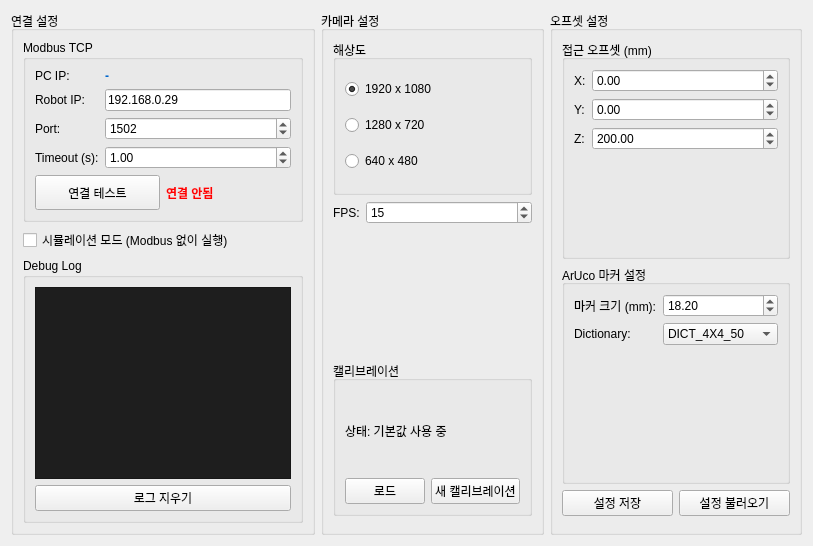
      <widget class="QWidget" name="tabSettings">
       <attribute name="title">
        <string>설정</string>
       </attribute>
       <layout class="QHBoxLayout" name="horizontalLayoutSettings">

        <!-- Connection Settings -->
        <item>
         <widget class="QGroupBox" name="groupConnectionSettings">
          <property name="title">
           <string>연결 설정</string>
          </property>
          <layout class="QVBoxLayout" name="verticalLayoutConnection">
           <item>
            <widget class="QGroupBox" name="groupModbusSettings">
             <property name="title">
              <string>Modbus TCP</string>
             </property>
             <layout class="QVBoxLayout" name="verticalLayoutModbusInner">
              <item>
               <layout class="QFormLayout" name="formLayoutModbusSettings">
                <item row="0" column="0">
                 <widget class="QLabel" name="labelSettingsPCIP">
                  <property name="text">
                   <string>PC IP:</string>
                  </property>
                 </widget>
                </item>
                <item row="0" column="1">
                 <widget class="QLabel" name="labelPCIPValue">
                  <property name="text">
                   <string>-</string>
                  </property>
                  <property name="styleSheet">
                   <string>color: #0066cc; font-weight: bold;</string>
                  </property>
                 </widget>
                </item>
                <item row="1" column="0">
                 <widget class="QLabel" name="labelSettingsRobotIP">
                  <property name="text">
                   <string>Robot IP:</string>
                  </property>
                 </widget>
                </item>
                <item row="1" column="1">
                 <widget class="QLineEdit" name="editSettingsRobotIP">
                  <property name="text">
                   <string>192.168.0.29</string>
                  </property>
                 </widget>
                </item>
                <item row="2" column="0">
                 <widget class="QLabel" name="labelSettingsPort">
                  <property name="text">
                   <string>Port:</string>
                  </property>
                 </widget>
                </item>
                <item row="2" column="1">
                 <widget class="QSpinBox" name="spinSettingsPort">
                  <property name="minimum">
                   <number>1</number>
                  </property>
                  <property name="maximum">
                   <number>65535</number>
                  </property>
                  <property name="value">
                   <number>1502</number>
                  </property>
                 </widget>
                </item>
                <item row="3" column="0">
                 <widget class="QLabel" name="labelTimeout">
                  <property name="text">
                   <string>Timeout (s):</string>
                  </property>
                 </widget>
                </item>
                <item row="3" column="1">
                 <widget class="QDoubleSpinBox" name="spinTimeout">
                  <property name="minimum">
                   <double>0.100000000000000</double>
                  </property>
                  <property name="maximum">
                   <double>10.000000000000000</double>
                  </property>
                  <property name="singleStep">
                   <double>0.100000000000000</double>
                  </property>
                  <property name="value">
                   <double>1.000000000000000</double>
                  </property>
                 </widget>
                </item>
               </layout>
              </item>
              <item>
               <layout class="QHBoxLayout" name="horizontalLayoutConnectBtn">
                <item>
                 <widget class="QPushButton" name="btnTestConnection">
                  <property name="text">
                   <string>연결 테스트</string>
                  </property>
                  <property name="minimumSize">
                   <size>
                    <width>0</width>
                    <height>35</height>
                   </size>
                  </property>
                 </widget>
                </item>
                <item>
                 <widget class="QLabel" name="labelSettingsConnStatus">
                  <property name="text">
                   <string>연결 안됨</string>
                  </property>
                  <property name="styleSheet">
                   <string>color: red; font-weight: bold;</string>
                  </property>
                 </widget>
                </item>
               </layout>
              </item>
             </layout>
            </widget>
           </item>
           <item>
            <widget class="QCheckBox" name="checkSimulationMode">
             <property name="text">
              <string>시뮬레이션 모드 (Modbus 없이 실행)</string>
             </property>
            </widget>
           </item>
           <item>
            <widget class="QGroupBox" name="groupDebugLog">
             <property name="title">
              <string>Debug Log</string>
             </property>
             <layout class="QVBoxLayout" name="verticalLayoutDebugLog">
              <item>
               <widget class="QTextEdit" name="textDebugLog">
                <property name="readOnly">
                 <bool>true</bool>
                </property>
                <property name="styleSheet">
                 <string>font-family: 'Consolas', 'Monaco', monospace; font-size: 10px; background-color: #1e1e1e; color: #00ff00;</string>
                </property>
               </widget>
              </item>
              <item>
               <widget class="QPushButton" name="btnClearDebugLog">
                <property name="text">
                 <string>로그 지우기</string>
                </property>
               </widget>
              </item>
             </layout>
            </widget>
           </item>
          </layout>
         </widget>
        </item>

        <!-- Camera Settings -->
        <item>
         <widget class="QGroupBox" name="groupCameraSettings">
          <property name="title">
           <string>카메라 설정</string>
          </property>
          <layout class="QVBoxLayout" name="verticalLayoutCameraSettings">
           <item>
            <widget class="QGroupBox" name="groupResolution">
             <property name="title">
              <string>해상도</string>
             </property>
             <layout class="QVBoxLayout" name="verticalLayoutResolution">
              <item>
               <widget class="QRadioButton" name="radioRes1080">
                <property name="text">
                 <string>1920 x 1080</string>
                </property>
                <property name="checked">
                 <bool>true</bool>
                </property>
               </widget>
              </item>
              <item>
               <widget class="QRadioButton" name="radioRes720">
                <property name="text">
                 <string>1280 x 720</string>
                </property>
               </widget>
              </item>
              <item>
               <widget class="QRadioButton" name="radioRes480">
                <property name="text">
                 <string>640 x 480</string>
                </property>
               </widget>
              </item>
             </layout>
            </widget>
           </item>
           <item>
            <layout class="QFormLayout" name="formLayoutCameraSettings">
             <item row="0" column="0">
              <widget class="QLabel" name="labelFPS">
               <property name="text">
                <string>FPS:</string>
               </property>
              </widget>
             </item>
             <item row="0" column="1">
              <widget class="QSpinBox" name="spinFPS">
               <property name="minimum">
                <number>5</number>
               </property>
               <property name="maximum">
                <number>60</number>
               </property>
               <property name="value">
                <number>15</number>
               </property>
              </widget>
             </item>
            </layout>
           </item>
           <item>
            <widget class="QGroupBox" name="groupCalibration">
             <property name="title">
              <string>캘리브레이션</string>
             </property>
             <layout class="QVBoxLayout" name="verticalLayoutCalibration">
              <item>
               <widget class="QLabel" name="labelCalibStatus">
                <property name="text">
                 <string>상태: 기본값 사용 중</string>
                </property>
               </widget>
              </item>
              <item>
               <layout class="QHBoxLayout" name="horizontalLayoutCalibButtons">
                <item>
                 <widget class="QPushButton" name="btnLoadCalib">
                  <property name="text">
                   <string>로드</string>
                  </property>
                 </widget>
                </item>
                <item>
                 <widget class="QPushButton" name="btnNewCalib">
                  <property name="text">
                   <string>새 캘리브레이션</string>
                  </property>
                 </widget>
                </item>
               </layout>
              </item>
             </layout>
            </widget>
           </item>
           <item>
            <spacer name="verticalSpacerCamera">
             <property name="orientation">
              <enum>Qt::Vertical</enum>
             </property>
            </spacer>
           </item>
          </layout>
         </widget>
        </item>

        <!-- Offset Settings -->
        <item>
         <widget class="QGroupBox" name="groupOffsetSettings">
          <property name="title">
           <string>오프셋 설정</string>
          </property>
          <layout class="QVBoxLayout" name="verticalLayoutOffset">
           <item>
            <widget class="QGroupBox" name="groupApproachOffset">
             <property name="title">
              <string>접근 오프셋 (mm)</string>
             </property>
             <layout class="QFormLayout" name="formLayoutApproachOffset">
              <item row="0" column="0">
               <widget class="QLabel" name="labelOffsetX">
                <property name="text">
                 <string>X:</string>
                </property>
               </widget>
              </item>
              <item row="0" column="1">
               <widget class="QDoubleSpinBox" name="spinOffsetX">
                <property name="minimum">
                 <double>-1000.000000000000000</double>
                </property>
                <property name="maximum">
                 <double>1000.000000000000000</double>
                </property>
               </widget>
              </item>
              <item row="1" column="0">
               <widget class="QLabel" name="labelOffsetY">
                <property name="text">
                 <string>Y:</string>
                </property>
               </widget>
              </item>
              <item row="1" column="1">
               <widget class="QDoubleSpinBox" name="spinOffsetY">
                <property name="minimum">
                 <double>-1000.000000000000000</double>
                </property>
                <property name="maximum">
                 <double>1000.000000000000000</double>
                </property>
               </widget>
              </item>
              <item row="2" column="0">
               <widget class="QLabel" name="labelOffsetZ">
                <property name="text">
                 <string>Z:</string>
                </property>
               </widget>
              </item>
              <item row="2" column="1">
               <widget class="QDoubleSpinBox" name="spinOffsetZ">
                <property name="minimum">
                 <double>-1000.000000000000000</double>
                </property>
                <property name="maximum">
                 <double>1000.000000000000000</double>
                </property>
                <property name="value">
                 <double>200.000000000000000</double>
                </property>
               </widget>
              </item>
             </layout>
            </widget>
           </item>
           <item>
            <widget class="QGroupBox" name="groupArUcoSettings">
             <property name="title">
              <string>ArUco 마커 설정</string>
             </property>
             <layout class="QFormLayout" name="formLayoutArUco">
              <item row="0" column="0">
               <widget class="QLabel" name="labelMarkerSize">
                <property name="text">
                 <string>마커 크기 (mm):</string>
                </property>
               </widget>
              </item>
              <item row="0" column="1">
               <widget class="QDoubleSpinBox" name="spinMarkerSize">
                <property name="minimum">
                 <double>1.000000000000000</double>
                </property>
                <property name="maximum">
                 <double>500.000000000000000</double>
                </property>
                <property name="value">
                 <double>18.200000000000000</double>
                </property>
               </widget>
              </item>
              <item row="1" column="0">
               <widget class="QLabel" name="labelDictionary">
                <property name="text">
                 <string>Dictionary:</string>
                </property>
               </widget>
              </item>
              <item row="1" column="1">
               <widget class="QComboBox" name="comboDictionary">
                <item>
                 <property name="text">
                  <string>DICT_4X4_50</string>
                 </property>
                </item>
                <item>
                 <property name="text">
                  <string>DICT_4X4_100</string>
                 </property>
                </item>
                <item>
                 <property name="text">
                  <string>DICT_4X4_250</string>
                 </property>
                </item>
                <item>
                 <property name="text">
                  <string>DICT_5X5_50</string>
                 </property>
                </item>
                <item>
                 <property name="text">
                  <string>DICT_6X6_50</string>
                 </property>
                </item>
               </widget>
              </item>
             </layout>
            </widget>
           </item>
           <item>
            <layout class="QHBoxLayout" name="horizontalLayoutSaveSettings">
             <item>
              <widget class="QPushButton" name="btnSaveSettings">
               <property name="text">
                <string>설정 저장</string>
               </property>
              </widget>
             </item>
             <item>
              <widget class="QPushButton" name="btnLoadSettings">
               <property name="text">
                <string>설정 불러오기</string>
               </property>
              </widget>
             </item>
            </layout>
           </item>
           <item>
            <spacer name="verticalSpacerOffset">
             <property name="orientation">
              <enum>Qt::Vertical</enum>
             </property>
            </spacer>
           </item>
          </layout>
         </widget>
        </item>

       </layout>
      </widget>
